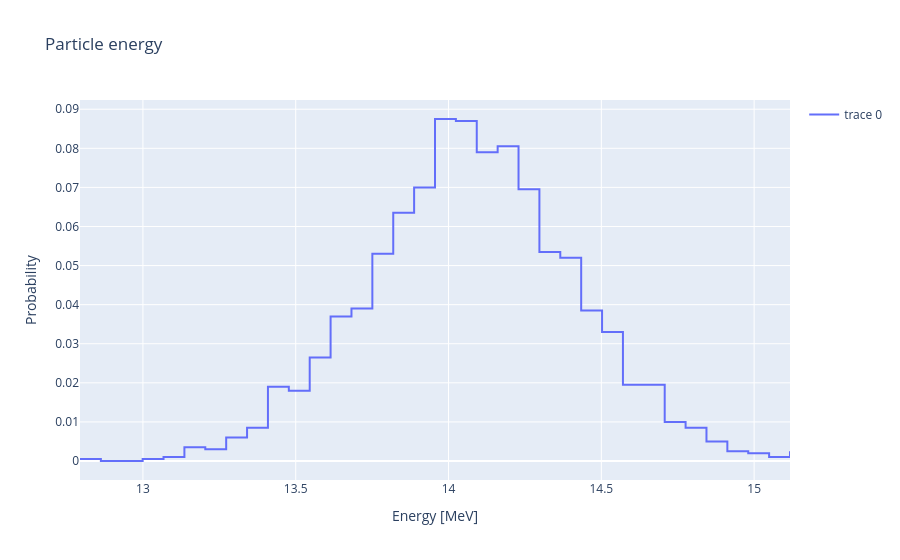

The cell this chart's notebook holds for it:
### Markdown cell above
This code block creates an isotropic point source with a fusion energy distribution.

### Code cell
my_source_3 = openmc.IndependentSource()
my_source_3.space = openmc.stats.Point((0, 0, 0))
my_source_3.angle = openmc.stats.Isotropic()

# Documentation on the Muir distribution is here
# https://docs.openmc.org/en/stable/pythonapi/generated/openmc.stats.muir.html
my_source_3.energy = openmc.stats.muir(e0=14080000.0, m_rat=5.0, kt=20000.0)

plot_source_energy(my_source_3)

### Figure 1 — Plotly figure (JSON) as saved in the notebook; plotly's stock layout.template omitted (floating-point values rounded to 4 significant figures)
{"data": [{"hoverinfo": "text", "line": {"shape": "hv"}, "type": "scatter", "x": [12.79, 12.86, 12.93, 13.0, 13.07, 13.14, 13.2, 13.27, 13.34, 13.41, 13.48, 13.55, 13.61, 13.68, 13.75, 13.82, 13.89, 13.96, 14.02, 14.09, 14.16, 14.23, 14.3, 14.37, 14.43, 14.5, 14.57, 14.64, 14.71, 14.78, 14.84, 14.91, 14.98, 15.05, 15.12], "y": [0.0005, 0.0, 0.0, 0.0005, 0.001, 0.0035, 0.003, 0.006, 0.0085, 0.019, 0.018, 0.0265, 0.037, 0.039, 0.053, 0.0635, 0.07, 0.0875, 0.087, 0.079, 0.0805, 0.0695, 0.0535, 0.052, 0.0385, 0.033, 0.0195, 0.0195, 0.01, 0.0085, 0.005, 0.0025, 0.002, 0.001, 0.0025]}], "layout": {"showlegend": true, "title": {"text": "Particle energy"}, "xaxis": {"title": {"text": "Energy [MeV]"}, "type": "linear"}, "yaxis": {"title": {"text": "Probability"}, "type": "linear"}}}
